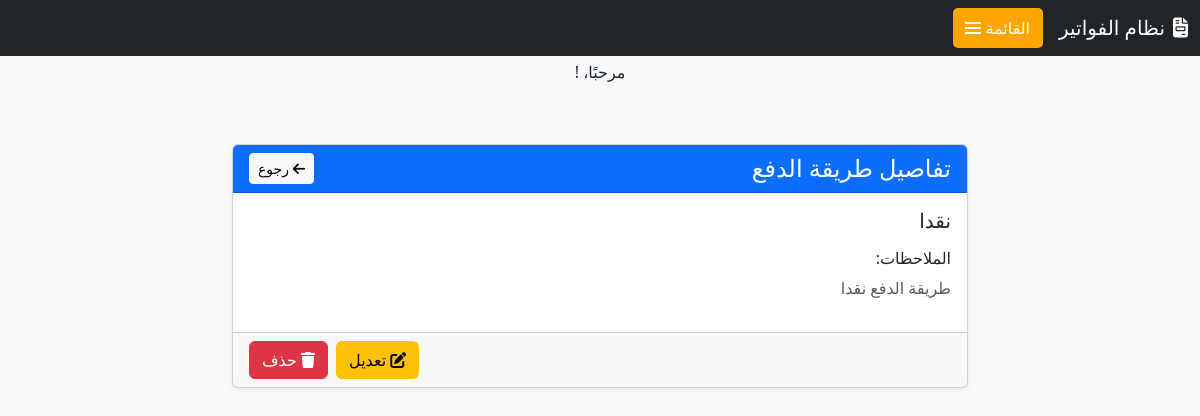
The page /invoice/payment_method/98/ on the database its author committed.
### invoice/models.py (models this page shows, shortened)
class Payment_method(models.Model):
    payment_method_name = models.CharField(max_length=255, blank=True, verbose_name=_("طريقة الدفع"))
    payment_method_notes = models.TextField(blank=True, verbose_name=_("البيان"))
    uniqueId = models.UUIDField(default=uuid4, editable=False, unique=True, verbose_name=_("الرقم المسلسل"))
    slug = models.SlugField(max_length=225, unique=True, blank=True, null=True)
    date_created = models.DateTimeField(auto_now_add=True)
    last_updated = models.DateTimeField(auto_now=True)
    class Meta:
        verbose_name = _('طريقة الدفع')
        verbose_name_plural = _('طرق الدفع')

### invoice/views.py (the view)
# urls.py: path('payment_method/<int:pk>/', payment_methodDetailView.as_view(), name='payment_method_detail'),
class payment_methodDetailView(DetailView):
    model = Payment_method
    template_name = 'payment_method/payment_method_detail.html'
    context_object_name = 'payment_method'

### templates/payment_method/payment_method_detail.html
{% extends 'base.html' %}
{% block content %}
<div class="container py-4">
    <div class="row justify-content-center">
        <div class="col-md-8">
            <div class="card shadow-sm">
                <div class="card-header bg-primary text-white">
                    <div class="d-flex justify-content-between align-items-center">
                        <h4 class="mb-0">تفاصيل طريقة الدفع</h4>
                        <a href="{% url 'payment_method_list' %}" class="btn btn-sm btn-light">
                            <i class="fas fa-arrow-left"></i> رجوع
                        </a>
                    </div>
                </div>
                <div class="card-body">
                    <div class="mb-3">
                        <h5>{{ payment_method.payment_method_name }}</h5>
                    </div>
                    <div class="mb-3">
                        <h6>الملاحظات:</h6>
                        <p class="text-muted">
                            {{ payment_method.payment_method_notes|default:"لا توجد ملاحظات" }}
                        </p>
                    </div>
                </div>
                <div class="card-footer">
                    <div class="d-flex justify-content-end gap-2">
                        <a href="{% url 'payment_method_update' payment_method.pk %}" class="btn btn-warning">
                            <i class="fas fa-edit"></i> تعديل
                        </a>
                        <a href="{% url 'payment_method_delete' payment_method.pk %}" class="btn btn-danger">
                            <i class="fas fa-trash"></i> حذف
                        </a>
                    </div>
                </div>
            </div>
        </div>
    </div>
</div>
{% endblock %}

### templates/base.html (style rules this page uses)
:root { --orange-color: #FFA500; --orange-hover: #e69500; --sidebar-width: 280px; }
body { padding-top: 60px; background-color: #f8f9fa; }

### rows shown on the page
Payment_method: payment_method_name "نقدا", payment_method_notes "طريقة الدفع نقدا"
